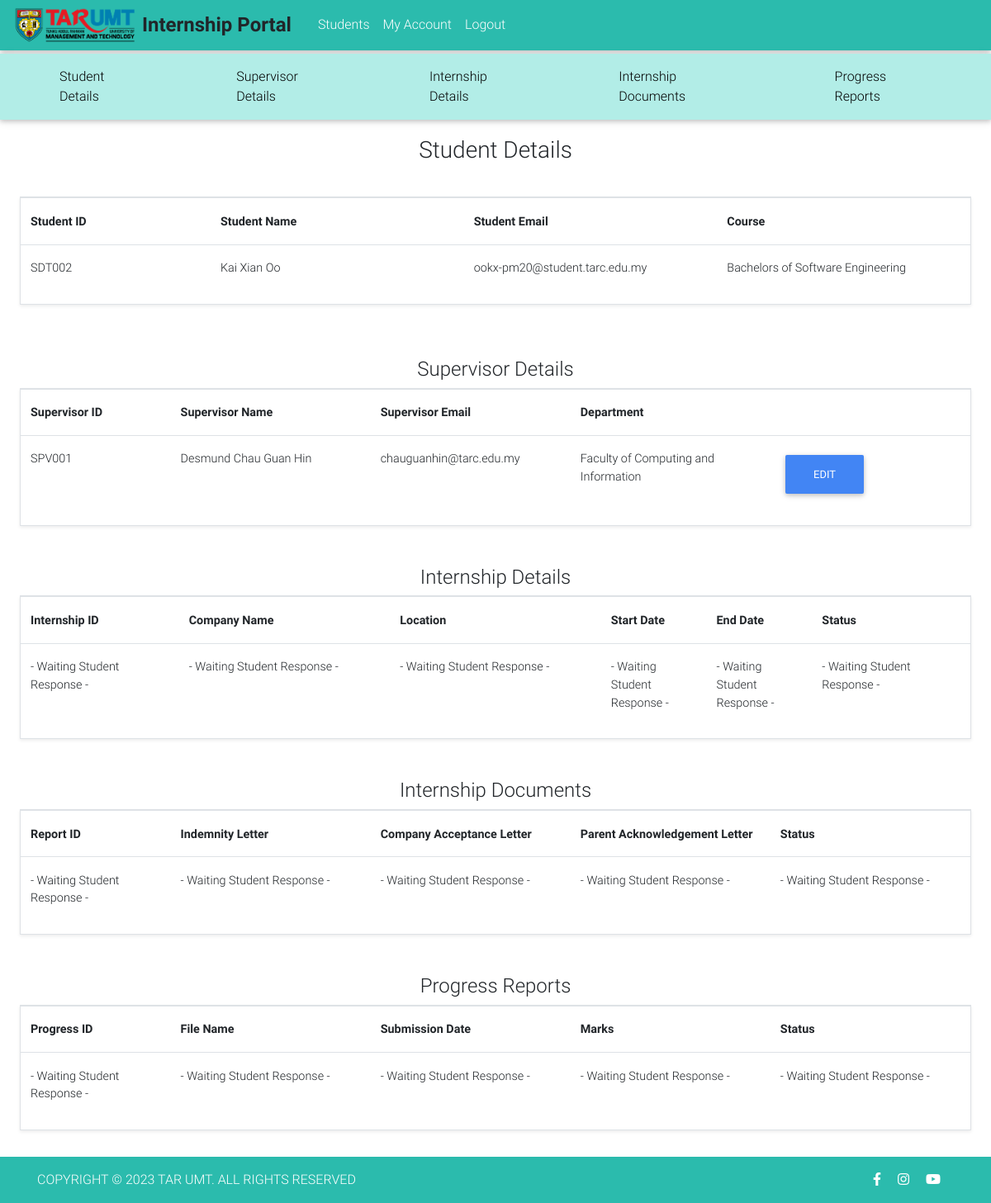
The page /committee/studentDetails.php?studID=SDT002 on the database its author committed.
### tables this page shows
CREATE TABLE `student` (
  `studentID` varchar(100) NOT NULL,
  `name` varchar(100) NOT NULL,
  `email` varchar(100) NOT NULL,
  `password` varchar(100) NOT NULL,
  `course` varchar(100) NOT NULL,
  `supervisorID` varchar(100) DEFAULT NULL
);

CREATE TABLE `supervisor` (
  `supervisorID` varchar(100) NOT NULL,
  `name` varchar(100) NOT NULL,
  `email` varchar(100) NOT NULL,
  `password` varchar(100) NOT NULL,
  `position` varchar(100) NOT NULL,
  `department` varchar(100) NOT NULL
);

### committee/studentDetails.php (the view, shortened to what this page needs)
<?php
  include('includes/header.php');
?>
<?php
  $retStudentID = $_GET['studID'];
  $sql = "SELECT * FROM student WHERE studentID = '$retStudentID'";
    $students = $db->query($sql);
?>
    <nav class="mb-1 navbar navbar-expand-lg navbar-light" style="background-color: #b2ede7;position: sticky;width: 100%; top: 0px;">
        <div id="navbarSupportedContent-333" >
            <ul class="navbar-nav mr-auto">
              <li class="nav-item mx-5">
                <a class="nav-link" href="javascript:void(0);" onclick="scrollToSection('sec1', -200)">Student Details</a>
              </li>
              <li class="nav-item mx-5">
                <a class="nav-link" href="javascript:void(0);" onclick="scrollToSection('sec2', -200)">Supervisor Details</a>
              </li>
              <li class="nav-item mx-5">
                <a class="nav-link" href="javascript:void(0);" onclick="scrollToSection('sec3', -200)">Internship Details</a>
              </li>
              <li class="nav-item mx-5">
                <a class="nav-link" href="javascript:void(0);" onclick="scrollToSection('sec4', -200)">Internship Documents</a>
              </li>
              <li class="nav-item mx-5">
                <a class="nav-link" href="javascript:void(0);" onclick="scrollToSection('sec5', -200)">Progress Reports</a>
              </li>
            </ul>
        </div>
    </nav>
    <main>
        <h3 id="sec1" class="text-center p-3">Student Details</h3>
        <div class="m-4 border shadow-sm" width="100%">
          <table class="table">
                <tr>
                    <td width="15%" style="font-weight: bold">Student ID</td>
                    <td width="20%" style="font-weight: bold">Student Name</td>
                    <td width="20%" style="font-weight: bold">Student Email</td>
                    <td width="20%" style="font-weight: bold">Course</td>
                </tr
                <?php while($student = mysqli_fetch_assoc($students)): ?>
                    <tr>
                        <td><?=$student['studentID'];?> </td>
                        <td><?=$student['name'];?> </td>
                        <td><?=$student['email'];?> </td>
                        <td><?=$student['course'];?> </td>
                <?php endwhile;?>
         </table>
        </div>
        <br>
<?php
  $sql2 = "SELECT supervisor.*
FROM student, supervisor
WHERE student.supervisorID = supervisor.supervisorID AND student.studentID = '$retStudentID'";
    $sups = $db->query($sql2);
?>
        <h4 id="sec2" class="text-center pt-3 pb-0">Supervisor Details</h3>
        <div class="m-2 mx-4 border shadow-sm" width="100%">
          <table class="table">
              <tr>
                  <td width="15%" style="font-weight: bold">Supervisor ID</td>
                  <td width="20%" style="font-weight: bold">Supervisor Name</td>
                  <td width="20%" style="font-weight: bold">Supervisor Email</td>
                  <td width="20%" style="font-weight: bold">Department</td>
                  <td width="20%"></td>
              </tr>
              <?php if(mysqli_num_rows($sups) > 0): ?>
                <?php while($sup = mysqli_fetch_assoc($sups)): ?>
                    <tr>
                        <td><?=$sup['supervisorID'];?></td>
                        <td><?=$sup['name'];?></td>
                        <td><?=$sup['email'];?></td>
                        <td><?=$sup['department'];?></td>
                        <td><a href="editSupervisor.php?studID=<?=$retStudentID;?>"><button type="button" class="btn btn-primary">Edit</button></a> </td>
                    </tr>
                <?php endwhile;?>
              <?php endif;?>
         </table>
        </div>
        <br>
<?php
  $sql3 = "SELECT internship.*
        FROM student, internship
        WHERE student.studentID = internship.studentID AND student.studentID = '$retStudentID'";
    $inDets = $db->query($sql3);
?>
        <h4 id="sec3" class="text-center pt-3 pb-0">Internship Details</h3>
        <div class="m-2 mx-4 border shadow-sm" width="100%">
          <table class="table">
              <tr>
                  <td width="15%" style="font-weight: bold">Internship ID</td>
                  <td width="20%" style="font-weight: bold">Company Name</td>
                  <td width="20%" style="font-weight: bold">Location</td>
                  <td width="10%" style="font-weight: bold">Start Date</td>
                  <td width="10%" style="font-weight: bold">End Date</td>
                  <td width="15%" style="font-weight: bold">Status</td>
              </tr>
              <?php if(mysqli_num_rows($inDets) <= 0): ?>
                    <tr>
                        <td>- Waiting Student Response -</td>
                        <td>- Waiting Student Response -</td>
                        <td>- Waiting Student Response -</td>
                        <td>- Waiting Student Response -</td>
                        <td>- Waiting Student Response -</td>
                        <td>- Waiting Student Response -</td>
                    </tr>
              <?php endif;?>
         </table>
        </div>
        <br>
        <h4 id="sec4" class="text-center pt-3 pb-0">Internship Documents</h3>
        <div class="m-2 mx-4 border shadow-sm" width="100%">
          <table class="table">
              <tr>
                  <td width="15%" style="font-weight: bold">Report ID</td>
                  <td width="20%" style="font-weight: bold">Indemnity Letter</td>
                  <td width="20%" style="font-weight: bold">Company Acceptance Letter</td>
                  <td width="20%" style="font-weight: bold">Parent Acknowledgement Letter</td>
                  <td width="20%" style="font-weight: bold">Status</td>
              </tr>
              <?php if(mysqli_num_rows($inDets) <= 0): ?>
                    <tr>
                        <td>- Waiting Student Response -</td>
                        <td>- Waiting Student Response -</td>
                        <td>- Waiting Student Response -</td>
                        <td>- Waiting Student Response -</td>
                        <td>- Waiting Student Response -</td>
                    </tr>
              <?php endif;?>
         </table>
        </div>
        <br>
<?php
  $sql5 = "SELECT progressreport.*, COALESCE(progressreport.marks, 'pending') AS marks
        FROM student, progressreport
        WHERE student.studentID = progressreport.studentID AND student.studentID = '$retStudentID'";
    $prgs = $db->query($sql5);
?>
        <h4 id="sec5" class="text-center pt-3 pb-0">Progress Reports</h3>
        <div class="m-2 mx-4 border shadow-sm" width="100%">
          <table class="table">
              <tr>
                  <td width="15%" style="font-weight: bold">Progress ID</td>
                  <td width="20%" style="font-weight: bold">File Name</td>
                  <td width="20%" style="font-weight: bold">Submission Date</td>
                  <td width="20%" style="font-weight: bold">Marks</td>
                  <td width="20%" style="font-weight: bold">Status</td>
              </tr>
              <?php if(mysqli_num_rows($prgs) <= 0): ?>
                    <tr>
                        <td>- Waiting Student Response -</td>
                        <td>- Waiting Student Response -</td>
                        <td>- Waiting Student Response -</td>
                        <td>- Waiting Student Response -</td>
                        <td>- Waiting Student Response -</td>
                    </tr>
              <?php endif;?>
         </table>
        </div>
        <br>
    </main>
<?php include 'includes/footer.php';  ?>

### rows shown on the page
student: studentID "SDT002", name "Kai Xian Oo", email "ookx-pm20@student.tarc.edu.my", course "Bachelors of Software Engineering"
supervisor: supervisorID "SPV001", name "Desmund Chau Guan Hin", email "chauguanhin@tarc.edu.my", department "Faculty of Computing and Information"
